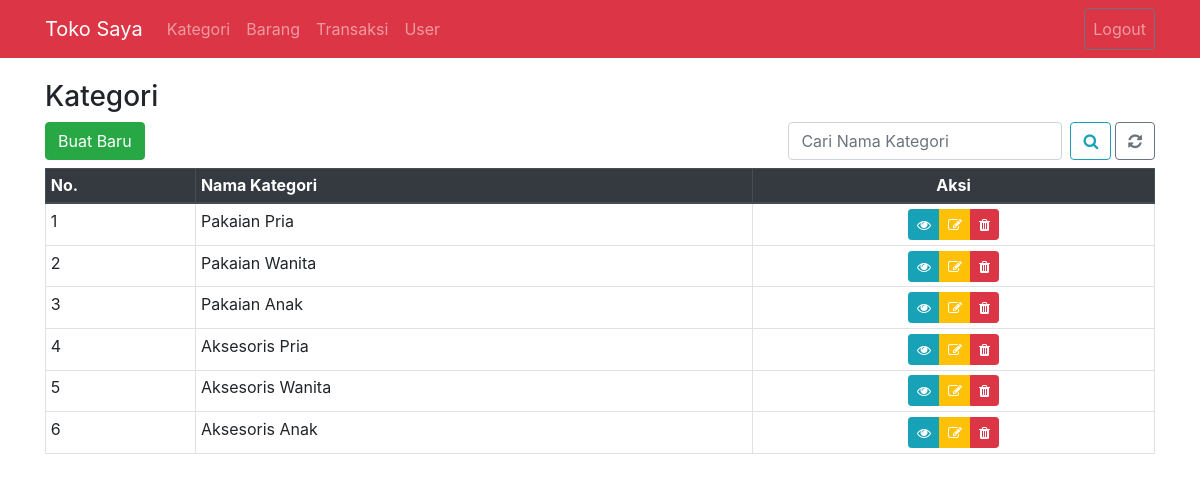
Screenshot of /admin/kategori_list.php (signed in) with the database file from the repository.
### tables this page shows
CREATE TABLE `kategori` (
  `id` int(11) NOT NULL AUTO_INCREMENT,
  `nama_kategori` varchar(30) NOT NULL,
  PRIMARY KEY (`id`)
);

### admin/kategori_list.php (the view, shortened to what this page needs)
<?php
include_once 'layout_header.php';
$search = '';
$query = "SELECT * FROM kategori";
$result = mysqli_query($con, $query);
$no = 0;
?>
<h3>Kategori</h3>
<div class="row mb-2">
    <div class="col-lg-12 d-flex justify-content-between">
        <a href="kategori_form.php" class="btn btn-success">Buat Baru</a>
        <form class="form-inline" action="" method="get">
            <input type="search" name="search" class="form-control mr-2" value="<?= $search ?>" autofocus placeholder="Cari Nama Kategori">
            <button class="btn btn-outline-info mr-1" type="submit" title="Cari">
                <i class="fa fa-search"></i>
            </button>
            <a href="kategori_list.php" class="btn btn-outline-secondary" title="Hapus Pencarian">
                <i class="fa fa-refresh"></i>
            </a>
        </form>
    </div>
</div>
<?php if (mysqli_num_rows($result) <= 0): ?>
    <div class="alert alert-warning">
        Belum ada data.
    </div>
<?php else: ?>
    <table class="table table-bordered table-sm table-hover mt-2">
        <thead class="thead-dark">
            <th>No.</th>
            <th>Nama Kategori</th>
            <th class="text-center">Aksi</th>
        </thead>
        <tbody>
        <?php while ($row = mysqli_fetch_assoc($result)): $no++; ?>
            <tr>
                <td><?= $no ?></td>
                <td><?= $row['nama_kategori'] ?></td>
                <td class="text-center">
                    <div class="btn-group">
                        <a href="kategori_detail.php?id=<?= $row['id'] ?>" class="btn btn-sm btn-info" title="Detail">
                            <i class="fa fa-eye"></i>
                        </a>
                        <a href="kategori_form.php?id=<?= $row['id'] ?>" class="btn btn-sm btn-warning" title="Ubah">
                            <i class="fa text-white fa-edit"></i>
                        </a>
                        <a href="kategori_act_delete.php?id=<?= $row['id'] ?>" class="btn btn-sm btn-danger" title="Hapus" onclick="return confirm('Apakah Anda yakin ingin menghapus data?')">
                            <i class="fa fa-trash"></i>
                        </a>
                    </div>
                </td>
            </tr>
        <?php endwhile ?>
        </tbody>
    </table>
<?php endif; ?>
<?php include_once 'layout_footer.php' ?>

### assets/app/style.css (style rules this page uses)
body { padding-top: 5rem; }

### rows the page displays
kategori: nama_kategori "Pakaian Pria"
kategori: nama_kategori "Pakaian Wanita"
kategori: nama_kategori "Pakaian Anak"
kategori: nama_kategori "Aksesoris Pria"
kategori: nama_kategori "Aksesoris Wanita"
kategori: nama_kategori "Aksesoris Anak"
